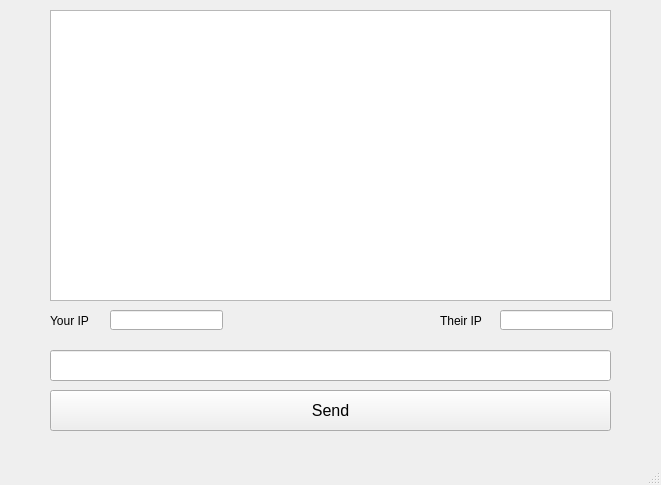
<?xml version="1.0" encoding="UTF-8"?>
<ui version="4.0">
 <class>chatBox</class>
 <widget class="QMainWindow" name="chatBox">
  <property name="geometry">
   <rect>
    <x>0</x>
    <y>0</y>
    <width>661</width>
    <height>485</height>
   </rect>
  </property>
  <property name="windowTitle">
   <string>MainWindow</string>
  </property>
  <widget class="QWidget" name="centralwidget">
   <widget class="QPushButton" name="pushButton">
    <property name="geometry">
     <rect>
      <x>50</x>
      <y>390</y>
      <width>561</width>
      <height>41</height>
     </rect>
    </property>
    <property name="font">
     <font>
      <pointsize>12</pointsize>
     </font>
    </property>
    <property name="contextMenuPolicy">
     <enum>Qt::PreventContextMenu</enum>
    </property>
    <property name="autoFillBackground">
     <bool>false</bool>
    </property>
    <property name="text">
     <string>Send</string>
    </property>
    <property name="default">
     <bool>false</bool>
    </property>
    <property name="flat">
     <bool>false</bool>
    </property>
   </widget>
   <widget class="QListWidget" name="listWidget">
    <property name="geometry">
     <rect>
      <x>50</x>
      <y>10</y>
      <width>561</width>
      <height>291</height>
     </rect>
    </property>
   </widget>
   <widget class="QLineEdit" name="lineEdit">
    <property name="geometry">
     <rect>
      <x>50</x>
      <y>350</y>
      <width>561</width>
      <height>31</height>
     </rect>
    </property>
    <property name="font">
     <font>
      <pointsize>10</pointsize>
     </font>
    </property>
    <property name="text">
     <string/>
    </property>
   </widget>
   <widget class="QLabel" name="label">
    <property name="geometry">
     <rect>
      <x>50</x>
      <y>310</y>
      <width>51</width>
      <height>21</height>
     </rect>
    </property>
    <property name="text">
     <string>Your IP</string>
    </property>
   </widget>
   <widget class="QLineEdit" name="lineEditOwn">
    <property name="geometry">
     <rect>
      <x>110</x>
      <y>310</y>
      <width>113</width>
      <height>20</height>
     </rect>
    </property>
   </widget>
   <widget class="QLabel" name="label_2">
    <property name="geometry">
     <rect>
      <x>440</x>
      <y>310</y>
      <width>51</width>
      <height>21</height>
     </rect>
    </property>
    <property name="text">
     <string>Their IP</string>
    </property>
   </widget>
   <widget class="QLineEdit" name="lineEditTheir">
    <property name="geometry">
     <rect>
      <x>500</x>
      <y>310</y>
      <width>113</width>
      <height>20</height>
     </rect>
    </property>
   </widget>
  </widget>
  <widget class="QMenuBar" name="menubar">
   <property name="geometry">
    <rect>
     <x>0</x>
     <y>0</y>
     <width>661</width>
     <height>21</height>
    </rect>
   </property>
  </widget>
  <widget class="QStatusBar" name="statusbar"/>
 </widget>
 <resources/>
 <connections/>
</ui>
